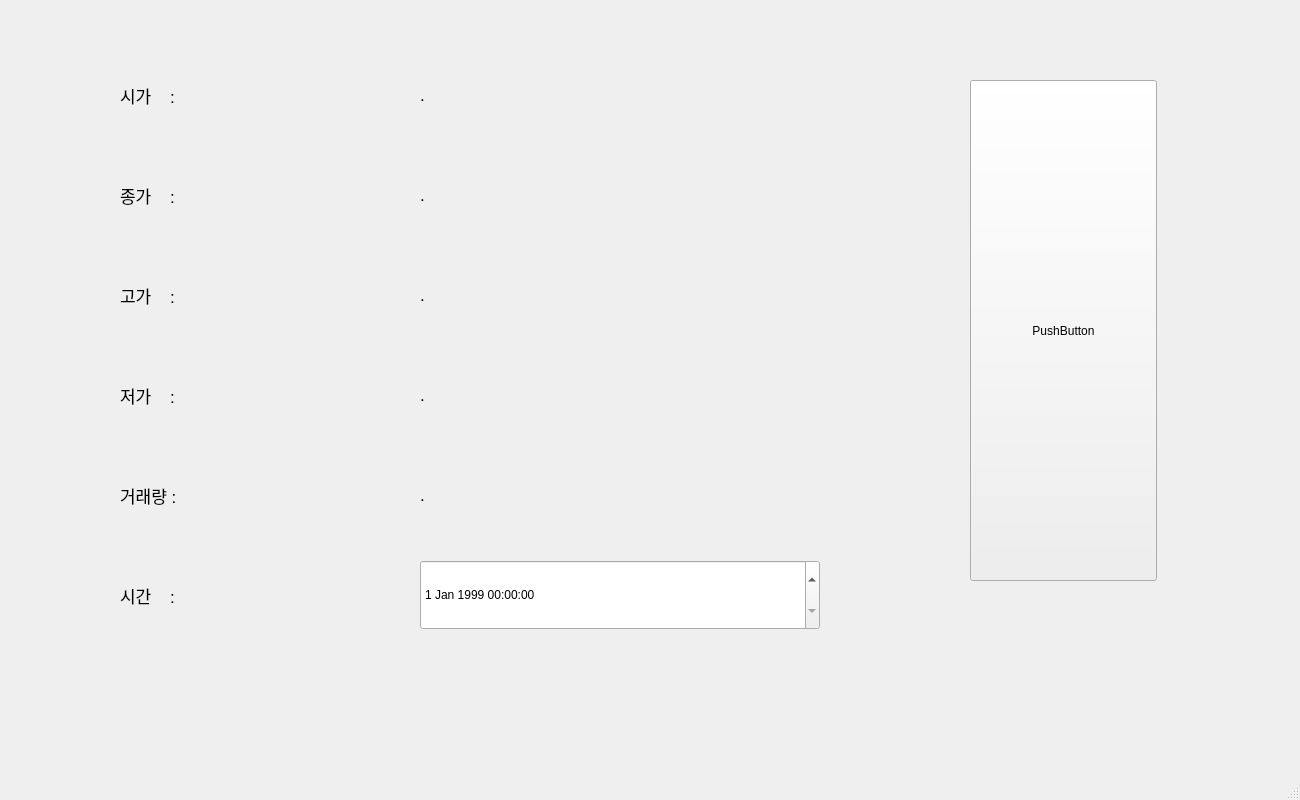
<?xml version="1.0" encoding="UTF-8"?>
<ui version="4.0">
 <class>MainWindow</class>
 <widget class="QMainWindow" name="MainWindow">
  <property name="geometry">
   <rect>
    <x>0</x>
    <y>0</y>
    <width>1300</width>
    <height>800</height>
   </rect>
  </property>
  <property name="windowTitle">
   <string>MainWindow</string>
  </property>
  <widget class="QWidget" name="centralwidget">
   <widget class="QLabel" name="label_high">
    <property name="geometry">
     <rect>
      <x>120</x>
      <y>260</y>
      <width>250</width>
      <height>70</height>
     </rect>
    </property>
    <property name="font">
     <font>
      <pointsize>13</pointsize>
      <weight>50</weight>
      <bold>false</bold>
     </font>
    </property>
    <property name="text">
     <string>고가    : </string>
    </property>
   </widget>
   <widget class="QLabel" name="label_high_price">
    <property name="geometry">
     <rect>
      <x>420</x>
      <y>260</y>
      <width>400</width>
      <height>70</height>
     </rect>
    </property>
    <property name="font">
     <font>
      <pointsize>13</pointsize>
      <weight>50</weight>
      <bold>false</bold>
     </font>
    </property>
    <property name="text">
     <string>.</string>
    </property>
   </widget>
   <widget class="QLabel" name="label_close">
    <property name="geometry">
     <rect>
      <x>120</x>
      <y>160</y>
      <width>250</width>
      <height>70</height>
     </rect>
    </property>
    <property name="font">
     <font>
      <pointsize>13</pointsize>
      <weight>50</weight>
      <bold>false</bold>
     </font>
    </property>
    <property name="text">
     <string>종가    : </string>
    </property>
   </widget>
   <widget class="QLabel" name="label_time">
    <property name="geometry">
     <rect>
      <x>120</x>
      <y>560</y>
      <width>250</width>
      <height>70</height>
     </rect>
    </property>
    <property name="font">
     <font>
      <pointsize>13</pointsize>
      <weight>50</weight>
      <bold>false</bold>
     </font>
    </property>
    <property name="text">
     <string>시간    :</string>
    </property>
   </widget>
   <widget class="QLabel" name="label_close_price">
    <property name="geometry">
     <rect>
      <x>420</x>
      <y>160</y>
      <width>400</width>
      <height>70</height>
     </rect>
    </property>
    <property name="font">
     <font>
      <pointsize>13</pointsize>
      <weight>50</weight>
      <bold>false</bold>
     </font>
    </property>
    <property name="text">
     <string>.</string>
    </property>
   </widget>
   <widget class="QDateTimeEdit" name="dateTimeEdit">
    <property name="geometry">
     <rect>
      <x>420</x>
      <y>560</y>
      <width>400</width>
      <height>70</height>
     </rect>
    </property>
    <property name="dateTime">
     <datetime>
      <hour>0</hour>
      <minute>0</minute>
      <second>0</second>
      <year>1999</year>
      <month>1</month>
      <day>1</day>
     </datetime>
    </property>
   </widget>
   <widget class="QLabel" name="label_open_price">
    <property name="geometry">
     <rect>
      <x>420</x>
      <y>60</y>
      <width>400</width>
      <height>70</height>
     </rect>
    </property>
    <property name="font">
     <font>
      <pointsize>13</pointsize>
      <weight>50</weight>
      <bold>false</bold>
     </font>
    </property>
    <property name="text">
     <string>.</string>
    </property>
   </widget>
   <widget class="QLabel" name="label_low">
    <property name="geometry">
     <rect>
      <x>120</x>
      <y>360</y>
      <width>250</width>
      <height>70</height>
     </rect>
    </property>
    <property name="font">
     <font>
      <pointsize>13</pointsize>
      <weight>50</weight>
      <bold>false</bold>
     </font>
    </property>
    <property name="text">
     <string>저가    :</string>
    </property>
   </widget>
   <widget class="QLabel" name="label_open">
    <property name="geometry">
     <rect>
      <x>120</x>
      <y>60</y>
      <width>250</width>
      <height>70</height>
     </rect>
    </property>
    <property name="font">
     <font>
      <pointsize>13</pointsize>
      <weight>50</weight>
      <bold>false</bold>
     </font>
    </property>
    <property name="text">
     <string>시가    : </string>
    </property>
   </widget>
   <widget class="QLabel" name="label_low_price">
    <property name="geometry">
     <rect>
      <x>420</x>
      <y>360</y>
      <width>400</width>
      <height>70</height>
     </rect>
    </property>
    <property name="font">
     <font>
      <pointsize>13</pointsize>
      <weight>50</weight>
      <bold>false</bold>
     </font>
    </property>
    <property name="text">
     <string>.</string>
    </property>
   </widget>
   <widget class="QLabel" name="label_volume">
    <property name="geometry">
     <rect>
      <x>120</x>
      <y>460</y>
      <width>250</width>
      <height>70</height>
     </rect>
    </property>
    <property name="font">
     <font>
      <pointsize>13</pointsize>
      <weight>50</weight>
      <bold>false</bold>
     </font>
    </property>
    <property name="text">
     <string>거래량 :</string>
    </property>
   </widget>
   <widget class="QLabel" name="label_volume_qty">
    <property name="geometry">
     <rect>
      <x>420</x>
      <y>460</y>
      <width>400</width>
      <height>70</height>
     </rect>
    </property>
    <property name="font">
     <font>
      <pointsize>13</pointsize>
      <weight>50</weight>
      <bold>false</bold>
     </font>
    </property>
    <property name="text">
     <string>.</string>
    </property>
   </widget>
   <widget class="QPushButton" name="pushButton_login">
    <property name="geometry">
     <rect>
      <x>970</x>
      <y>80</y>
      <width>187</width>
      <height>501</height>
     </rect>
    </property>
    <property name="text">
     <string>PushButton</string>
    </property>
   </widget>
  </widget>
  <widget class="QMenuBar" name="menubar">
   <property name="geometry">
    <rect>
     <x>0</x>
     <y>0</y>
     <width>1300</width>
     <height>47</height>
    </rect>
   </property>
  </widget>
  <widget class="QStatusBar" name="statusbar"/>
 </widget>
 <resources/>
 <connections/>
</ui>
